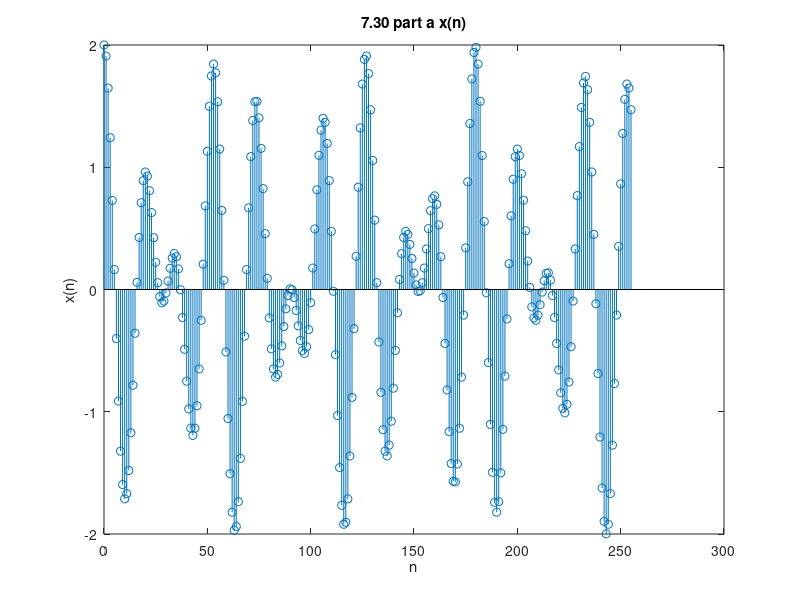
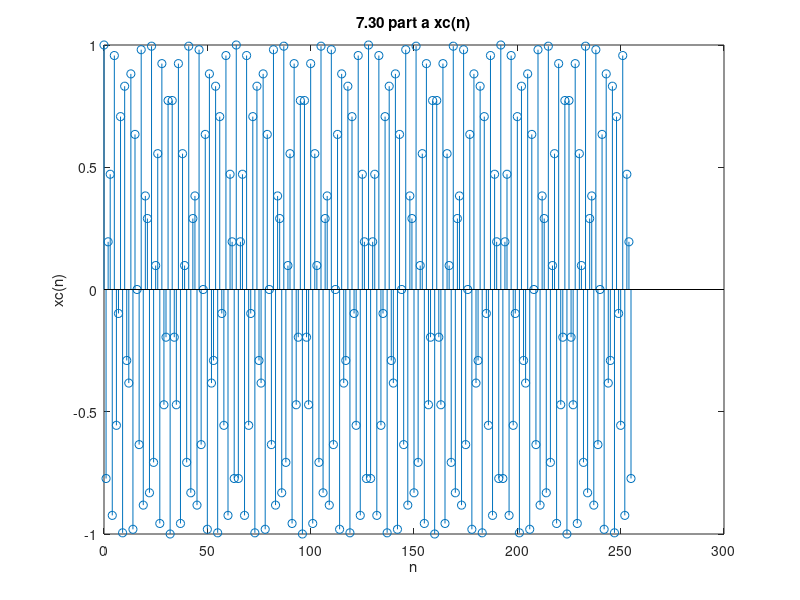
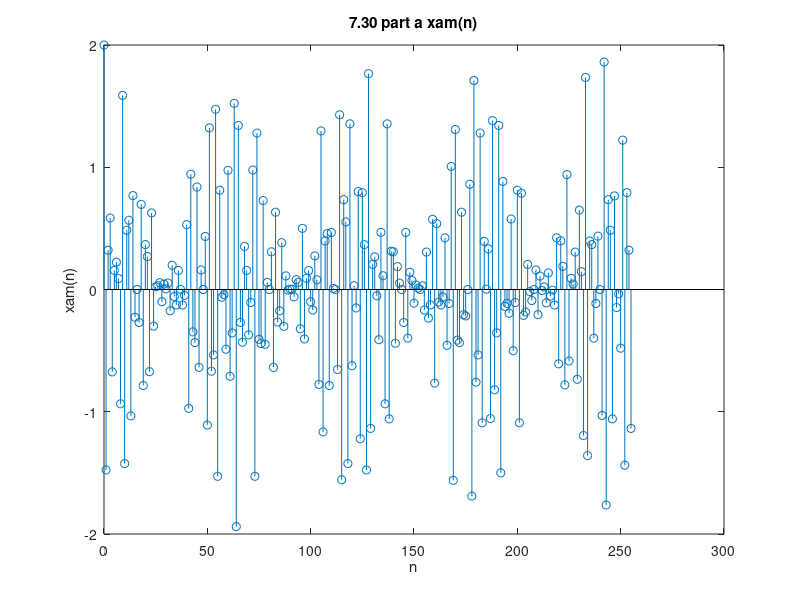
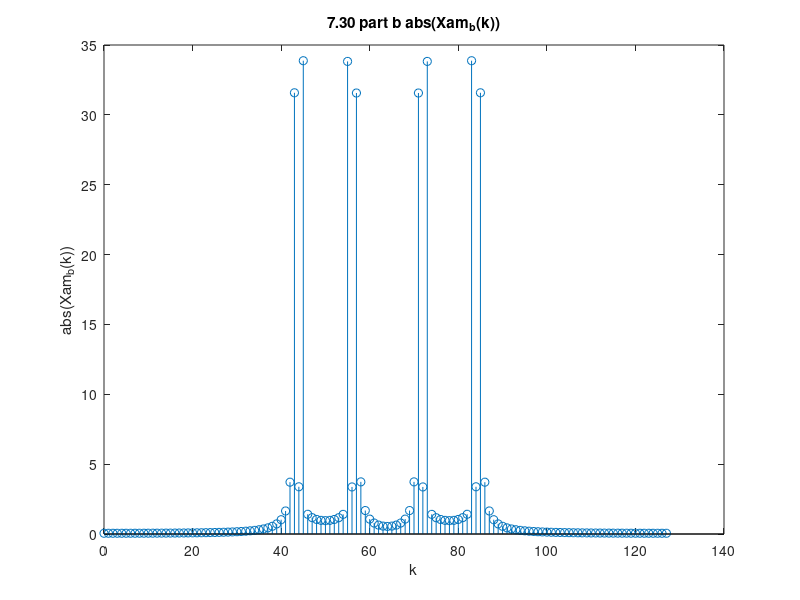

MATLAB code for these plots, in order:
%Author: Brian Wilcox
%Class: EECE 5666
%Date: 1/31/2017
%Homework #5 Problem 7.30
%Part a 
%Define the time region
n = 0:1:255;
%Define the frequencies for the signals
f1 = 1/18;
f2 = 5/128;
fc= 50/128;
%Define x(n)
x = cos(2*pi*f1.*n)+cos(2*pi*f2.*n);
%Define xc(n)
xc = cos(2*pi*fc.*n);
%Compute xam 
xam = x.*xc;
figure(1);
stem(n,x)
xlabel('n');
ylabel('x(n)');
title('7.30 part a x(n)');
figure(2);
stem(n,xc)
xlabel('n');
ylabel('xc(n)');
title('7.30 part a xc(n)');
figure(3);
stem(n,xam)
xlabel('n');
ylabel('xam(n)');
title('7.30 part a xam(n)');

%Part b 
%Define the time region
n = 0:1:127;
xam_b = xam(n+1);
Xam_b = fft(xam_b);
figure(4)
stem(n,abs(Xam_b))
xlabel('k');
ylabel('abs(Xam_b(k))');
title('7.30 part b abs(Xam_b(k))');

%Part c 
%Define the time region
xam_c = xam(1:1:100);
n = 0:1:127;
Xam_c = fft(xam_c,128);
figure(5)
stem(n,abs(Xam_c))
xlabel('k');
ylabel('abs(Xam_c(k))');
title('7.30 part c abs(Xam_c(k))');

%Part d 
%Define the time region
xam_d = xam(1:180);
n = 0:1:255;
Xam_d = fft(xam_d,256);
figure(6)
plot(n,abs(Xam_d))
xlabel('k');
ylabel('abs(Xam_d(k))');
title('7.30 part d abs(Xam_d(k))');
